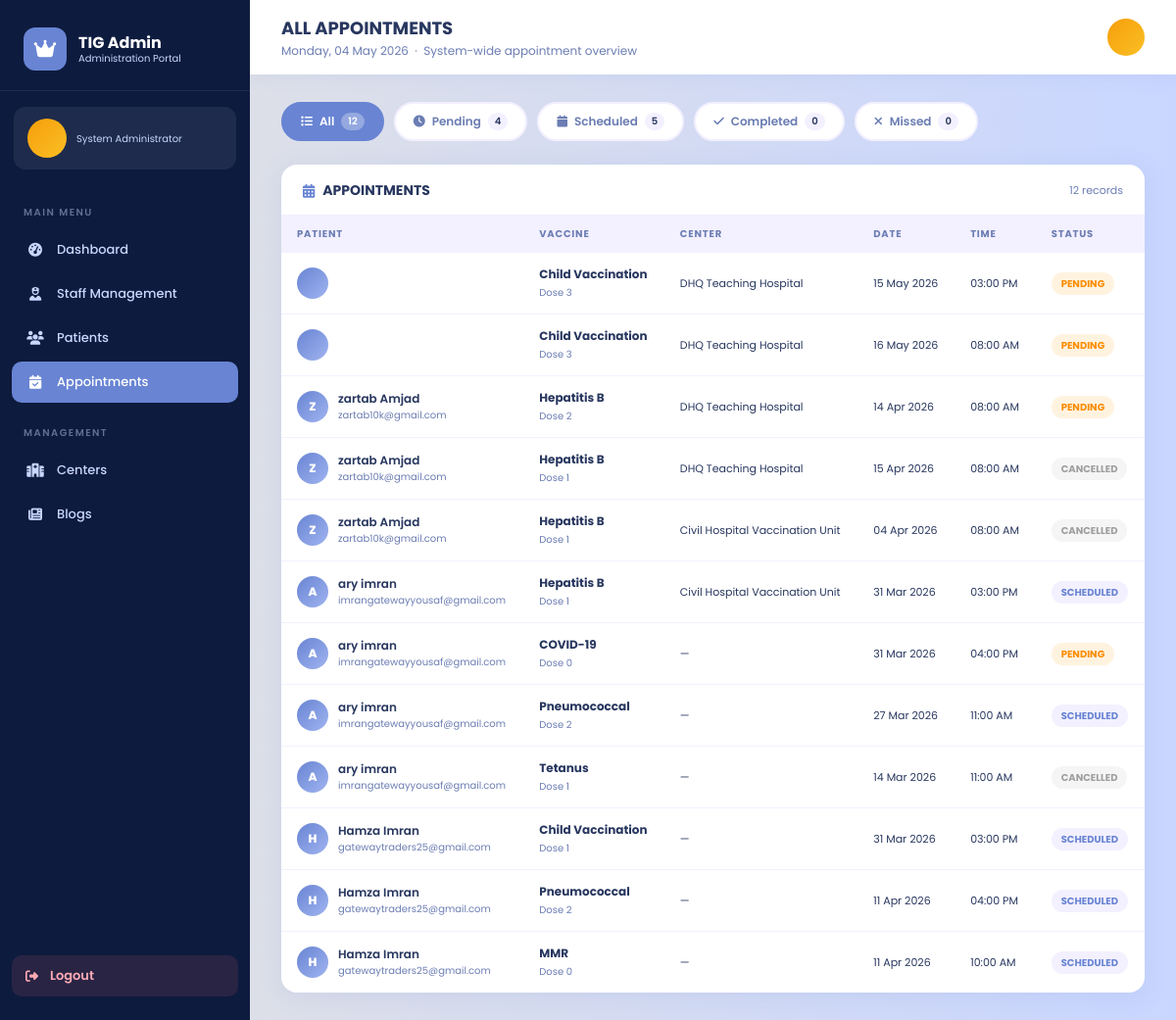
The app's page /admin-panel/appointments/ (signed in) with its own data.
### Core/models.py (models this page shows, shortened)
class Appointment(models.Model):
    STATUS_CHOICES = [
        ('pending',   'Pending'),
        ('scheduled', 'Scheduled'),
        ('completed', 'Completed'),
        ('missed',    'Missed'),
        ('cancelled', 'Cancelled'),
    ]
    VACCINE_CHOICES = [
        ('Hepatitis B',       'Hepatitis B'),
        ('MMR',               'MMR'),
        ('Tetanus',           'Tetanus'),
        ('Pneumococcal',      'Pneumococcal'),
        ('Child Vaccination', 'Child Vaccination'),
        ('COVID-19',          'COVID-19'),
    ]
    patient          = models.ForeignKey(User, on_delete=models.CASCADE, related_name='appointments')
    center           = models.ForeignKey(VaccinationCenter, on_delete=models.SET_NULL,
                                         null=True, blank=True, related_name='appointments')
    vaccine_type     = models.CharField(max_length=100, choices=VACCINE_CHOICES)
    dose_number      = models.PositiveSmallIntegerField(default=1)   # 0 = booster
    appointment_date = models.DateField()
    appointment_time = models.TimeField()
    notes            = models.TextField(blank=True, null=True)
    status           = models.CharField(max_length=20, choices=STATUS_CHOICES, default='scheduled')
    created_at       = models.DateTimeField(auto_now_add=True)
    class Meta:
        ordering = ['appointment_date', 'appointment_time']

class VaccinationCenter(models.Model):
    name         = models.CharField(max_length=200)
    address      = models.CharField(max_length=300)
    latitude     = models.DecimalField(max_digits=9, decimal_places=6, null=True, blank=True)
    longitude    = models.DecimalField(max_digits=9, decimal_places=6, null=True, blank=True)
    availability = models.CharField(max_length=100, default="Open 8am–4pm")
    is_active    = models.BooleanField(default=True)

### AdminPanel/views.py (the view)
    def wrapper(request, *args, **kwargs):
        if not request.user.is_authenticated:
            return redirect('admin-login')
        try:
            request.user.admin_profile
        except AdminProfile.DoesNotExist:
            messages.error(request, 'You do not have admin access.')
            return redirect('admin-login')
        return view_func(request, *args, **kwargs)

### AdminPanel/views.py (called while the page is built)
def admin_required(view_func):
    def wrapper(request, *args, **kwargs):
        if not request.user.is_authenticated:
            return redirect('admin-login')
        try:
            request.user.admin_profile
        except AdminProfile.DoesNotExist:
            messages.error(request, 'You do not have admin access.')
            return redirect('admin-login')
        return view_func(request, *args, **kwargs)
    wrapper.__name__ = view_func.__name__
    return wrapper

### AdminPanel/templates/adminpanel/admin_appointments.html (shortened to what this page needs)
<!DOCTYPE html>
<html lang="en">
<head>
    {% load static %}
    <link rel="stylesheet" href="https://cdnjs.cloudflare.com/ajax/libs/font-awesome/6.5.0/css/all.min.css"/>
</head>
<body>
<aside class="sidebar">
    <div class="sidebar-logo"><div class="logo-icon"><i class="fa-solid fa-crown"></i></div><div class="logo-text">TIG Admin <span>Administration Portal</span></div></div>
    <div class="sidebar-user"><div class="s-avatar"></div><div><div class="s-role">System Administrator</div></div></div>
    <nav class="sidebar-nav">
        <div class="nav-label">Main Menu</div>
        <a class="nav-item" href="{% url 'admin-dashboard' %}"><i class="fa-solid fa-gauge-high"></i> Dashboard</a>
        <a class="nav-item" href="{% url 'admin-staff' %}"><i class="fa-solid fa-user-nurse"></i> Staff Management</a>
        <a class="nav-item" href="{% url 'admin-users' %}"><i class="fa-solid fa-users"></i> Patients</a>
        <a class="nav-item active" href="{% url 'admin-appointments' %}"><i class="fa-solid fa-calendar-check"></i> Appointments</a>
        <div class="nav-label" style="margin-top:8px">Management</div>
        <a class="nav-item" href="{% url 'admin-centers' %}"><i class="fa-solid fa-hospital"></i> Centers</a>
        <a class="nav-item" href="{% url 'admin-blogs' %}"><i class="fa-solid fa-newspaper"></i> Blogs</a>
    </nav>
    <div class="sidebar-footer"><a class="logout-btn" href="{% url 'admin-logout' %}"><i class="fa-solid fa-right-from-bracket"></i> Logout</a></div>
</aside>
<div class="main">
    <header class="topbar">
        <div><h2>All Appointments</h2><p>{{ today }} &nbsp;&middot;&nbsp; System-wide appointment overview</p></div>
        <div style="width:38px;height:38px;border-radius:50%;background:linear-gradient(135deg,#f59e0b,#fbbf24);display:flex;align-items:center;justify-content:center;font-size:15px;color:white;font-weight:700;">{{ request.user.first_name|first|upper }}</div>
    </header>
    <div class="content">
        <div class="filter-bar">
            <a href="?status=all" class="filter-btn {% if status_filter == 'all' %}active{% endif %}"><i class="fa-solid fa-list"></i> All <span class="filter-count">{{ total_count }}</span></a>
            <a href="?status=pending" class="filter-btn {% if status_filter == 'pending' %}active{% endif %}"><i class="fa-solid fa-clock"></i> Pending <span class="filter-count">{{ pending_count }}</span></a>
            <a href="?status=scheduled" class="filter-btn {% if status_filter == 'scheduled' %}active{% endif %}"><i class="fa-solid fa-calendar"></i> Scheduled <span class="filter-count">{{ scheduled_count }}</span></a>
            <a href="?status=completed" class="filter-btn {% if status_filter == 'completed' %}active{% endif %}"><i class="fa-solid fa-check"></i> Completed <span class="filter-count">{{ completed_count }}</span></a>
            <a href="?status=missed" class="filter-btn {% if status_filter == 'missed' %}active{% endif %}"><i class="fa-solid fa-xmark"></i> Missed <span class="filter-count">{{ missed_count }}</span></a>
        </div>
        <div class="table-card">
            <div class="card-header">
                <h3><i class="fa-solid fa-calendar-days"></i> Appointments</h3>
                <span style="font-size:11px;color:var(--muted);">{{ appointments|length }} records</span>
            </div>
            <table class="data-table">
                <thead><tr><th>Patient</th><th>Vaccine</th><th>Center</th><th>Date</th><th>Time</th><th>Status</th></tr></thead>
                <tbody>
                    {% for appt in appointments %}
                    <tr>
                        <td><div class="p-cell"><div class="p-av">{{ appt.patient.first_name|first|upper }}</div><div><div class="p-nm">{{ appt.patient.first_name }} {{ appt.patient.last_name }}</div><div class="p-em">{{ appt.patient.email }}</div></div></div></td>
                        <td><strong>{{ appt.vaccine_type }}</strong><br><small style="color:var(--muted);">Dose {{ appt.dose_number }}</small></td>
                        <td style="font-size:11px;">{{ appt.center.name|default:"—" }}</td>
                        <td style="font-size:11px;">{{ appt.appointment_date|date:"d M Y" }}</td>
                        <td style="font-size:11px;">{{ appt.appointment_time|time:"h:i A" }}</td>
                        <td><span class="status-pill {{ appt.status }}">{{ appt.status|capfirst }}</span></td>
                    </tr>
                    {% empty %}
                    <tr><td colspan="6" style="text-align:center;padding:40px;color:var(--muted);">No appointments found.</td></tr>
                    {% endfor %}
                </tbody>
            </table>
        </div>
    </div>
</div>
</body>
</html>

### records on screen
Appointment: vaccine_type "Child Vaccination", dose_number "3", center.name "DHQ Teaching Hospital", appointment_date "15 May 2026", appointment_time "03:00 PM", status "PENDING"
Appointment: vaccine_type "Child Vaccination", dose_number "3", center.name "DHQ Teaching Hospital", appointment_date "16 May 2026", appointment_time "08:00 AM", status "PENDING"
Appointment: patient.first_name|first "Z", patient.first_name "zartab", patient.last_name "Amjad", patient.email "zartab10k@gmail.com", vaccine_type "Hepatitis B", dose_number "2", center.name "DHQ Teaching Hospital", appointment_date "14 Apr 2026", appointment_time "08:00 AM", status "PENDING"
Appointment: patient.first_name|first "Z", patient.first_name "zartab", patient.last_name "Amjad", patient.email "zartab10k@gmail.com", vaccine_type "Hepatitis B", dose_number "1", center.name "DHQ Teaching Hospital", appointment_date "15 Apr 2026", appointment_time "08:00 AM", status "CANCELLED"
Appointment: patient.first_name|first "Z", patient.first_name "zartab", patient.last_name "Amjad", patient.email "zartab10k@gmail.com", vaccine_type "Hepatitis B", dose_number "1", center.name "Civil Hospital Vaccination Unit", appointment_date "04 Apr 2026", appointment_time "08:00 AM", status "CANCELLED"
Appointment: patient.first_name|first "A", patient.first_name "ary", patient.last_name "imran", patient.email "imrangatewayyousaf@gmail.com", vaccine_type "Hepatitis B", dose_number "1", center.name "Civil Hospital Vaccination Unit", appointment_date "31 Mar 2026", appointment_time "03:00 PM", status "SCHEDULED"
Appointment: patient.first_name|first "A", patient.first_name "ary", patient.last_name "imran", patient.email "imrangatewayyousaf@gmail.com", vaccine_type "COVID-19", dose_number "0", center.name "—", appointment_date "31 Mar 2026", appointment_time "04:00 PM", status "PENDING"
Appointment: patient.first_name|first "A", patient.first_name "ary", patient.last_name "imran", patient.email "imrangatewayyousaf@gmail.com", vaccine_type "Pneumococcal", dose_number "2", center.name "—", appointment_date "27 Mar 2026", appointment_time "11:00 AM", status "SCHEDULED"
Appointment: patient.first_name|first "A", patient.first_name "ary", patient.last_name "imran", patient.email "imrangatewayyousaf@gmail.com", vaccine_type "Tetanus", dose_number "1", center.name "—", appointment_date "14 Mar 2026", appointment_time "11:00 AM", status "CANCELLED"
Appointment: patient.first_name|first "H", patient.first_name "Hamza", patient.last_name "Imran", patient.email "gatewaytraders25@gmail.com", vaccine_type "Child Vaccination", dose_number "1", center.name "—", appointment_date "31 Mar 2026", appointment_time "03:00 PM", status "SCHEDULED"
Appointment: patient.first_name|first "H", patient.first_name "Hamza", patient.last_name "Imran", patient.email "gatewaytraders25@gmail.com", vaccine_type "Pneumococcal", dose_number "2", center.name "—", appointment_date "11 Apr 2026", appointment_time "04:00 PM", status "SCHEDULED"
Appointment: patient.first_name|first "H", patient.first_name "Hamza", patient.last_name "Imran", patient.email "gatewaytraders25@gmail.com", vaccine_type "MMR", dose_number "0", center.name "—", appointment_date "11 Apr 2026", appointment_time "10:00 AM", status "SCHEDULED"

### other values on screen
{{ total_count }} "12"
{{ pending_count }} "4"
{{ scheduled_count }} "5"
{{ completed_count }} "0"
{{ missed_count }} "0"
{{ appointments|length }} "12"
